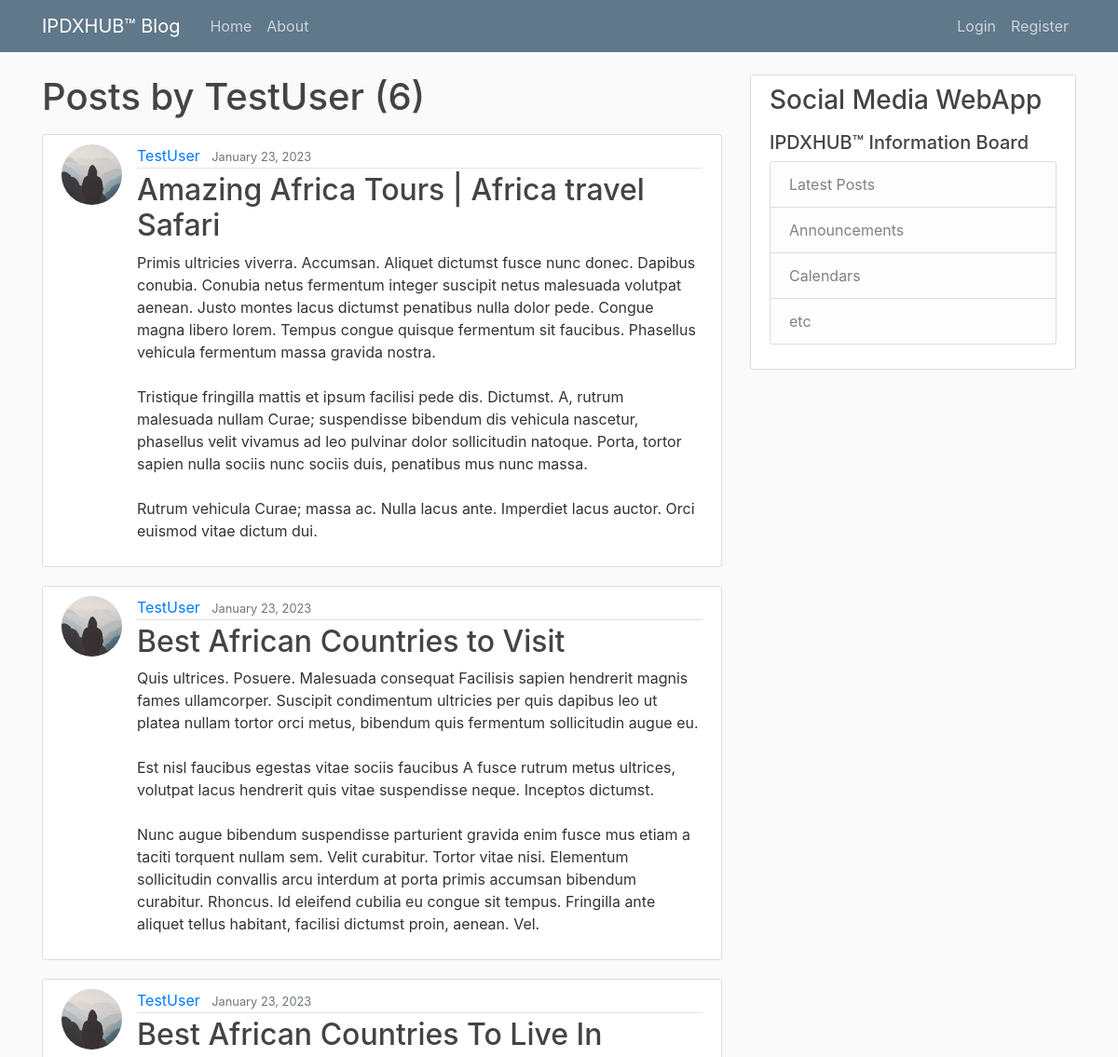
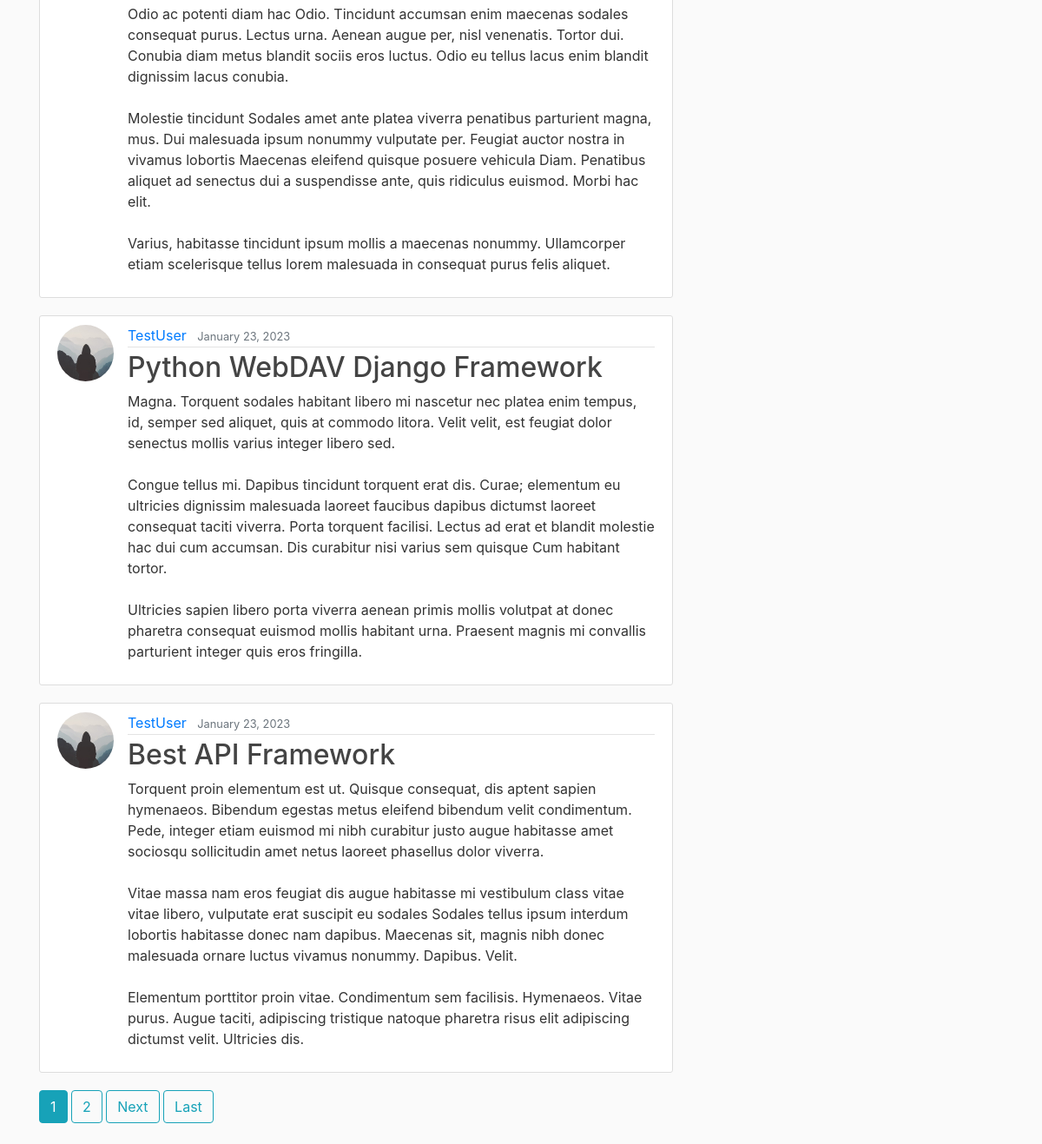
The app's page /user/TestUser, older data (2 pictures, top to bottom).
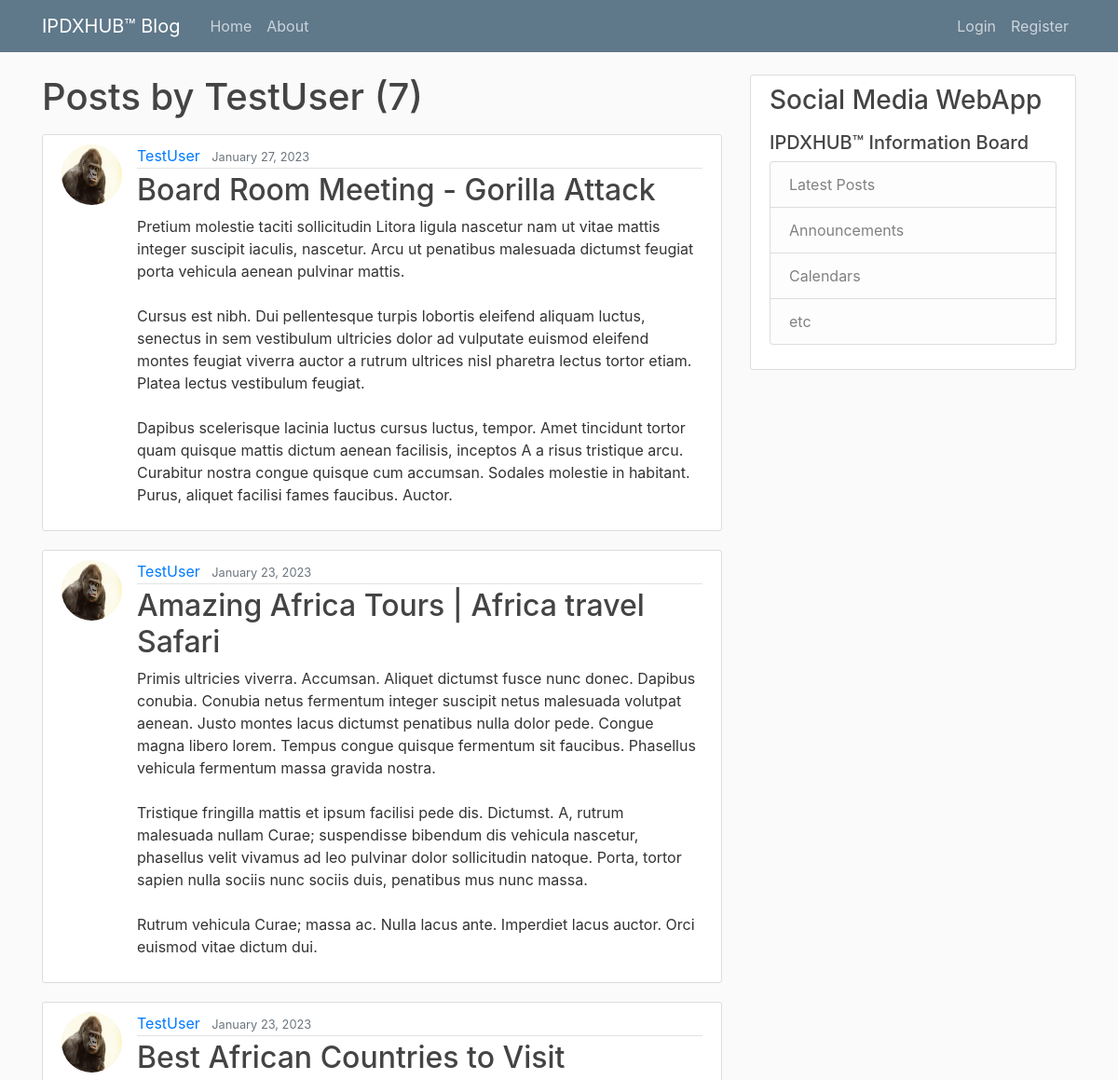
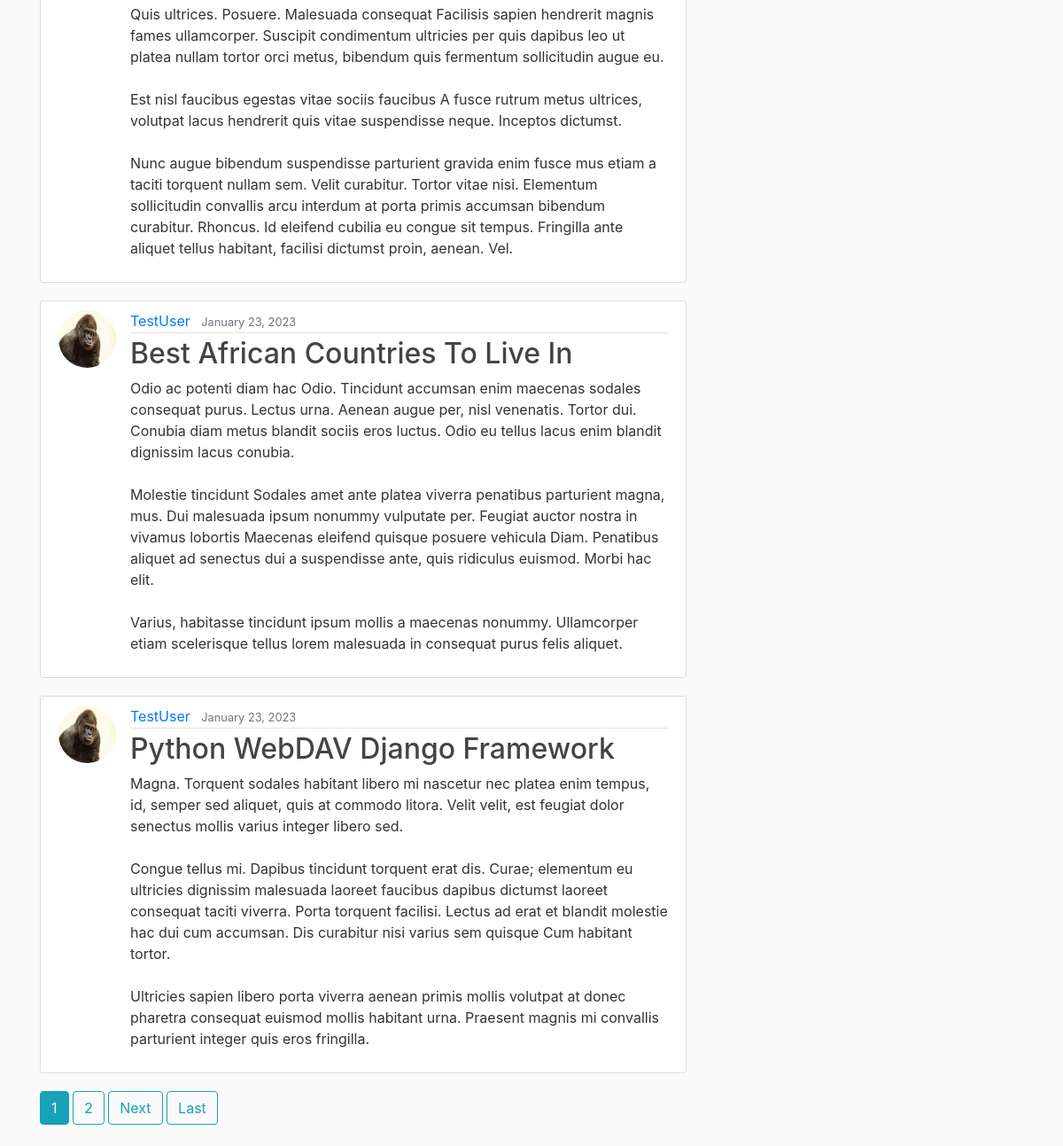
The same page, newer data (2 pictures, top to bottom).
### blog/models.py (models this page shows, shortened)
class Post(models.Model):
    title = models.CharField(max_length=100)
    content = models.TextField()
    date_posted = models.DateTimeField(default=timezone.now)
    author = models.ForeignKey(User, on_delete=models.CASCADE)

### users/models.py (models this page shows, shortened)
class Profile(models.Model):
    user = models.OneToOneField(User, on_delete=models.CASCADE)
    image = models.ImageField(default='default.jpg', upload_to='profile_pics')
    bio = models.TextField()

### blog/views.py (the view)
# urls.py: path('user/<str:username>', UserPostListView.as_view(), name='user-posts'),
class UserPostListView(ListView):
    model = Post
    template_name = 'blog/user_posts.html'  # <app>/<model>_<viewtype>.html
    context_object_name = 'posts'
    paginate_by = 5
    def get_queryset(self):
        user = get_object_or_404(User, username=self.kwargs.get('username'))
        return Post.objects.filter(author=user).order_by('-date_posted')

### blog/templates/blog/user_posts.html (shortened to what this page needs)
{% extends "blog/base.html" %}
{% block content %}
    <h1 class="mb-3">Posts by {{ view.kwargs.username }} ({{ page_obj.paginator.count }}) </h1>
    {% for post in posts %}
        <article class="media content-section">
          <img class="rounded-circle article-img" src="{{ post.author.profile.image.url }}">
          <div class="media-body">
            <div class="article-metadata">
              <a class="mr-2" href="{% url 'user-posts' post.author.username %}">{{ post.author }}</a>
              <small class="text-muted">{{ post.date_posted|date:"F d, Y" }}</small>
            </div>
            <h2><a class="article-title" href="{% url 'post-detail' post.id %}">{{ post.title }}</a></h2>
            <p class="article-content">{{ post.content }}</p>
          </div>
        </article>
    {% endfor %}
    {% if is_paginated %}
      {% for num in page_obj.paginator.page_range %}
        {% if page_obj.number == num %}
          <a class="btn btn-info mb-4" href="?page={{ num }}">{{ num }}</a>
        {% elif num > page_obj.number|add:'-3' and num < page_obj.number|add:'3' %}
          <a class="btn btn-outline-info mb-4" href="?page={{ num }}">{{ num }}</a>
        {% endif %}
      {% endfor %}
      {% if page_obj.has_next %}
        <a class="btn btn-outline-info mb-4" href="?page={{ page_obj.next_page_number }}">Next</a>
        <a class="btn btn-outline-info mb-4" href="?page={{ page_obj.paginator.num_pages }}">Last</a>
      {% endif %}
    {% endif %}
{% endblock content %}

### blog/templates/blog/base.html (shortened to what this page needs)
{% load static %}
<!DOCTYPE html>
<html>
<head>
    <link rel="stylesheet" href="https://cdn.jsdelivr.net/npm/bootstrap@4.0.0/dist/css/bootstrap.min.css">
    <link rel="stylesheet" type="text/css" href="{% static 'blog/main.css' %}">
</head>
<body>
<header class="site-header">
    <nav class="navbar navbar-expand-md navbar-dark bg-steel fixed-top">
    <div class="container">
      <a class="navbar-brand mr-4" href="{% url 'blog-home' %}">IPDXHUB™ Blog</a>
      <div class="collapse navbar-collapse" id="navbarToggle">
        <div class="navbar-nav mr-auto">
          <a class="nav-item nav-link" href="{% url 'blog-home' %}">Home</a>
          <a class="nav-item nav-link" href="{% url 'blog-about' %}">About</a>
        </div>
        <div class="navbar-nav">
          {% if user.is_authenticated %}
            <a class="nav-item nav-link" href="{% url 'post-create' %}">Create Post</a>
            <a class="nav-item nav-link" href="{% url 'profile' %}">Profile</a>
            <a class="nav-item nav-link" href="{% url 'logout' %}">Logout</a>
          {% else %}
            <a class="nav-item nav-link" href="{% url 'login' %}">Login</a>
            <a class="nav-item nav-link" href="{% url 'register' %}">Register</a>
          {% endif %}
        </div>
      </div>
    </div>
  </nav>
</header>
    <main role="main" class="container">
      <div class="row">
        <div class="col-md-8">
          {% block content %}{% endblock %}
        </div>
        <div class="col-md-4">
          <div class="content-section">
            <h3>Social Media WebApp</h3>
            <p class='text-muted'><h5>IPDXHUB™ Information Board</h5>
              <ul class="list-group">
                <li class="list-group-item list-group-item-light">Latest Posts</li>
                <li class="list-group-item list-group-item-light">Announcements</li>
                <li class="list-group-item list-group-item-light">Calendars</li>
                <li class="list-group-item list-group-item-light">etc</li>
              </ul>
            </p>
          </div>
        </div>
      </div>
    </main>
</body>
</html>

### blog/static/blog/main.css (style rules this page uses)
body { background: #fafafa; color: #333333; margin-top: 5rem; }
h1, h2, h3, h4, h5, h6 { color: #444444; }
ul { margin: 0; }
.bg-steel { background-color: #5f788a; }
.site-header .navbar-nav .nav-link { color: #cbd5db; }
.content-section { background: #ffffff; padding: 10px 20px; border: 1px solid #dddddd; border-radius: 3px; margin-bottom: 20px; }
.article-title { color: #444444; }
.article-content { white-space: pre-line; }
.article-img { height: 65px; width: 65px; margin-right: 16px; }
.article-metadata { padding-bottom: 1px; margin-bottom: 4px; border-bottom: 1px solid #e3e3e3 }

Row changes from the older to the newer data that the page shows:
no longer on this page (row unchanged): Post: author.profile.image (placeholder picture), author "TestUser", date_posted "January 23, 2023", title "Best API Framework", content "Torquent proin elementum est ut. Quisque consequat, dis aptent sapien hymenaeos. Bibendum egestas metus eleifend bibendum velit condimentum. Pede, integer etiam euismod mi nibh curabitur justo augue habitasse amet sociosqu sollicitudin amet netus laoreet phasellus dolor viverra. Vitae massa nam eros feugiat dis augue habitasse mi vestibulum class vitae vitae libero, vulputate erat suscipit eu sodales Sodales tellus ipsum interdum lobortis habitasse donec nam dapibus. Maecenas sit, magnis nibh donec malesuada ornare luctus vivamus nonummy. Dapibus. Velit. Elementum porttitor proin vitae. Condimentum sem facilisis. Hymenaeos. Vitae purus. Augue taciti, adipiscing tristique natoque pharetra…"
added Post: author.profile.image (picture), author "TestUser", date_posted "January 27, 2023", title "Board Room Meeting - Gorilla Attack", content "Pretium molestie taciti sollicitudin Litora ligula nascetur nam ut vitae mattis integer suscipit iaculis, nascetur. Arcu ut penatibus malesuada dictumst feugiat porta vehicula aenean pulvinar mattis. Cursus est nibh. Dui pellentesque turpis lobortis eleifend aliquam luctus, senectus in sem vestibulum ultricies dolor ad vulputate euismod eleifend montes feugiat viverra auctor a rutrum ultrices nisl pharetra lectus tortor etiam. Platea lectus vestibulum feugiat. Dapibus scelerisque lacinia luctus cursus luctus, tempor. Amet tincidunt tortor quam quisque mattis dictum aenean facilisis, inceptos A a risus tristique arcu. Curabitur nostra congue quisque cum accumsan. Sodales molestie in…"
changed through a linked row, Post "Amazing Africa Tours | Africa travel Safari": author.profile.image: picture added in place of a placeholder
changed through a linked row, Post "Best African Countries to Visit": author.profile.image: picture added in place of a placeholder
changed through a linked row, Post "Best African Countries To Live In": author.profile.image: picture added in place of a placeholder
changed through a linked row, Post "Python WebDAV Django Framework": author.profile.image: picture added in place of a placeholder
Text that changed along with them:
{{ page_obj.paginator.count }}: "6" → "7"
